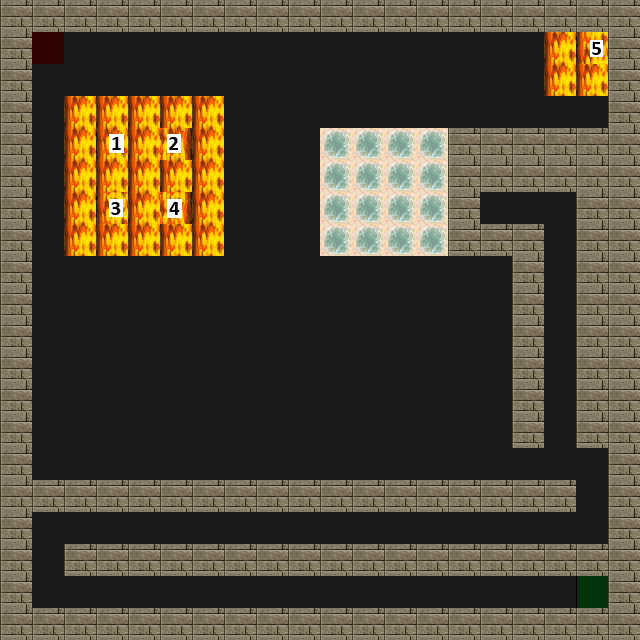

A level layout from a 2D game, rendered from its tile map. Below: a short description, then the map file with its tile-grid data intact:
An orthogonal 20x20 tile map with 32x32 px tiles, 4 tile layers (Road, Trap, Wall, Utility), 4 tilesets.

<map version="1.2" tiledversion="1.2.0" orientation="orthogonal" renderorder="right-down" width="20" height="20" tilewidth="32" tileheight="32" infinite="0" nextlayerid="5" nextobjectid="1">
 <tileset firstgid="1" source="../Desktop/SWEN30006 - SMD/Part_C/assets/tilesets/meta.tsx" />
 <tileset firstgid="3" source="../Desktop/SWEN30006 - SMD/Part_C/assets/tilesets/road.tsx" />
 <tileset firstgid="4" source="../Desktop/SWEN30006 - SMD/Part_C/assets/tilesets/traps.tsx" />
 <tileset firstgid="196" source="../Desktop/SWEN30006 - SMD/Part_C/assets/tilesets/wallsandroofs.tsx" />
 <layer id="1" name="Road" width="20" height="20">
  <data encoding="csv">
260,260,260,260,260,260,260,260,260,260,260,260,260,260,260,260,260,260,260,260,
260,1,3,3,3,3,3,3,3,3,3,3,3,3,3,3,3,162,192,260,
260,3,3,3,3,3,3,3,3,3,3,3,3,3,3,3,3,162,162,260,
260,3,162,162,162,162,162,3,3,3,3,3,3,3,3,3,3,3,3,260,
260,3,162,160,162,161,162,3,3,3,64,64,64,64,260,260,260,260,260,260,
260,3,162,162,162,162,162,3,3,3,64,64,64,64,260,260,260,260,260,260,
260,3,162,176,162,177,162,3,3,3,64,64,64,64,260,3,3,3,260,260,
260,3,162,162,162,162,162,3,3,3,64,64,64,64,260,260,260,3,260,260,
260,3,3,3,3,3,3,3,3,3,3,3,3,3,3,3,260,3,260,260,
260,3,3,3,3,3,3,3,3,3,3,3,3,3,3,3,260,3,260,260,
260,3,3,3,3,3,3,3,3,3,3,3,3,3,3,3,260,3,260,260,
260,3,3,3,3,3,3,3,3,3,3,3,3,3,3,3,260,3,260,260,
260,3,3,3,3,3,3,3,3,3,3,3,3,3,3,3,260,3,260,260,
260,3,3,3,3,3,3,3,3,3,3,3,3,3,3,3,260,3,260,260,
260,3,3,3,3,3,3,3,3,3,3,3,3,3,3,3,3,3,3,260,
260,260,260,260,260,260,260,260,260,260,260,260,260,260,260,260,260,260,3,260,
260,3,3,3,3,3,3,3,3,3,3,3,3,3,3,3,3,3,3,260,
260,3,260,260,260,260,260,260,260,260,260,260,260,260,260,260,260,260,260,260,
260,3,3,3,3,3,3,3,3,3,3,3,3,3,3,3,3,3,2,260,
260,260,260,260,260,260,260,260,260,260,260,260,260,260,260,260,260,260,260,260
</data>
 </layer>
 <layer id="2" name="Trap" width="20" height="20">
  <data encoding="csv">
0,0,0,0,0,0,0,0,0,0,0,0,0,0,0,0,0,0,0,0,
0,0,0,0,0,0,0,0,0,0,0,0,0,0,0,0,0,0,0,0,
0,0,0,0,0,0,0,0,0,0,0,0,0,0,0,0,0,0,0,0,
0,0,0,0,0,0,0,0,0,0,0,0,0,0,0,0,0,0,0,0,
0,0,0,0,0,0,0,0,0,0,0,0,0,0,0,0,0,0,0,0,
0,0,0,0,0,0,0,0,0,0,0,0,0,0,0,0,0,0,0,0,
0,0,0,0,0,0,0,0,0,0,0,0,0,0,0,0,0,0,0,0,
0,0,0,0,0,0,0,0,0,0,0,0,0,0,0,0,0,0,0,0,
0,0,0,0,0,0,0,0,0,0,0,0,0,0,0,0,0,0,0,0,
0,0,0,0,0,0,0,0,0,0,0,0,0,0,0,0,0,0,0,0,
0,0,0,0,0,0,0,0,0,0,0,0,0,0,0,0,0,0,0,0,
0,0,0,0,0,0,0,0,0,0,0,0,0,0,0,0,0,0,0,0,
0,0,0,0,0,0,0,0,0,0,0,0,0,0,0,0,0,0,0,0,
0,0,0,0,0,0,0,0,0,0,0,0,0,0,0,0,0,0,0,0,
0,0,0,0,0,0,0,0,0,0,0,0,0,0,0,0,0,0,0,0,
0,0,0,0,0,0,0,0,0,0,0,0,0,0,0,0,0,0,0,0,
0,0,0,0,0,0,0,0,0,0,0,0,0,0,0,0,0,0,0,0,
0,0,0,0,0,0,0,0,0,0,0,0,0,0,0,0,0,0,0,0,
0,0,0,0,0,0,0,0,0,0,0,0,0,0,0,0,0,0,0,0,
0,0,0,0,0,0,0,0,0,0,0,0,0,0,0,0,0,0,0,0
</data>
 </layer>
 <layer id="3" name="Wall" width="20" height="20">
  <data encoding="csv">
0,0,0,0,0,0,0,0,0,0,0,0,0,0,0,0,0,0,0,0,
0,0,0,0,0,0,0,0,0,0,0,0,0,0,0,0,0,0,0,0,
0,0,0,0,0,0,0,0,0,0,0,0,0,0,0,0,0,0,0,0,
0,0,0,0,0,0,0,0,0,0,0,0,0,0,0,0,0,0,0,0,
0,0,0,0,0,0,0,0,0,0,0,0,0,0,0,0,0,0,0,0,
0,0,0,0,0,0,0,0,0,0,0,0,0,0,0,0,0,0,0,0,
0,0,0,0,0,0,0,0,0,0,0,0,0,0,0,0,0,0,0,0,
0,0,0,0,0,0,0,0,0,0,0,0,0,0,0,0,0,0,0,0,
0,0,0,0,0,0,0,0,0,0,0,0,0,0,0,0,0,0,0,0,
0,0,0,0,0,0,0,0,0,0,0,0,0,0,0,0,0,0,0,0,
0,0,0,0,0,0,0,0,0,0,0,0,0,0,0,0,0,0,0,0,
0,0,0,0,0,0,0,0,0,0,0,0,0,0,0,0,0,0,0,0,
0,0,0,0,0,0,0,0,0,0,0,0,0,0,0,0,0,0,0,0,
0,0,0,0,0,0,0,0,0,0,0,0,0,0,0,0,0,0,0,0,
0,0,0,0,0,0,0,0,0,0,0,0,0,0,0,0,0,0,0,0,
0,0,0,0,0,0,0,0,0,0,0,0,0,0,0,0,0,0,0,0,
0,0,0,0,0,0,0,0,0,0,0,0,0,0,0,0,0,0,0,0,
0,0,0,0,0,0,0,0,0,0,0,0,0,0,0,0,0,0,0,0,
0,0,0,0,0,0,0,0,0,0,0,0,0,0,0,0,0,0,0,0,
0,0,0,0,0,0,0,0,0,0,0,0,0,0,0,0,0,0,0,0
</data>
 </layer>
 <layer id="4" name="Utility" width="20" height="20">
  <data encoding="csv">
0,0,0,0,0,0,0,0,0,0,0,0,0,0,0,0,0,0,0,0,
0,0,0,0,0,0,0,0,0,0,0,0,0,0,0,0,0,0,0,0,
0,0,0,0,0,0,0,0,0,0,0,0,0,0,0,0,0,0,0,0,
0,0,0,0,0,0,0,0,0,0,0,0,0,0,0,0,0,0,0,0,
0,0,0,0,0,0,0,0,0,0,0,0,0,0,0,0,0,0,0,0,
0,0,0,0,0,0,0,0,0,0,0,0,0,0,0,0,0,0,0,0,
0,0,0,0,0,0,0,0,0,0,0,0,0,0,0,0,0,0,0,0,
0,0,0,0,0,0,0,0,0,0,0,0,0,0,0,0,0,0,0,0,
0,0,0,0,0,0,0,0,0,0,0,0,0,0,0,0,0,0,0,0,
0,0,0,0,0,0,0,0,0,0,0,0,0,0,0,0,0,0,0,0,
0,0,0,0,0,0,0,0,0,0,0,0,0,0,0,0,0,0,0,0,
0,0,0,0,0,0,0,0,0,0,0,0,0,0,0,0,0,0,0,0,
0,0,0,0,0,0,0,0,0,0,0,0,0,0,0,0,0,0,0,0,
0,0,0,0,0,0,0,0,0,0,0,0,0,0,0,0,0,0,0,0,
0,0,0,0,0,0,0,0,0,0,0,0,0,0,0,0,0,0,0,0,
0,0,0,0,0,0,0,0,0,0,0,0,0,0,0,0,0,0,0,0,
0,0,0,0,0,0,0,0,0,0,0,0,0,0,0,0,0,0,0,0,
0,0,0,0,0,0,0,0,0,0,0,0,0,0,0,0,0,0,0,0,
0,0,0,0,0,0,0,0,0,0,0,0,0,0,0,0,0,0,0,0,
0,0,0,0,0,0,0,0,0,0,0,0,0,0,0,0,0,0,0,0
</data>
 </layer>
</map>
